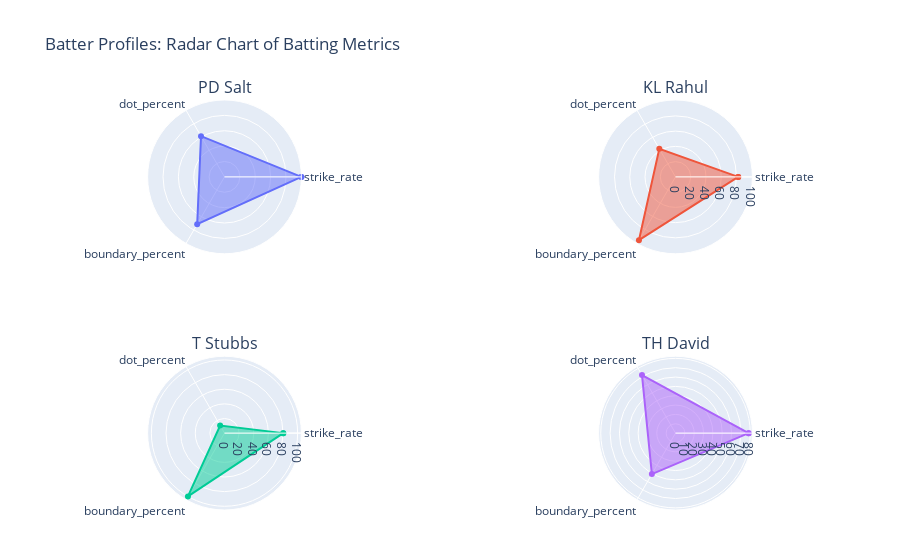

Here is the notebook cell this chart was saved with:
### Markdown cell above
lets visualize the performance profiles of the top 4 batters using radar charts to compare strike rate , dot ball % and boundary %

### Code cell
from plotly.subplots import make_subplots
from math import pi, ceil

metrics = ['strike_rate', 'dot_percent', 'boundary_percent']
top_batters_radar = batter_profiles.sort_values(by='strike_rate', ascending=False).head(4).copy()
normalized_profiles = top_batters_radar[['batter'] + metrics].copy()

for metric in metrics:
    max_val = batter_profiles[metric].max()
    normalized_profiles[metric] = (normalized_profiles[metric] / max_val) * 100

normalized_profiles.reset_index(drop=True, inplace=True)

num_batters = len(normalized_profiles)
rows = ceil(num_batters / 2)
cols = 2 if num_batters > 1 else 1

fig = make_subplots(
    rows=rows, cols=cols,
    specs=[[{'type': 'polar'}] * cols for _ in range(rows)],
    subplot_titles=normalized_profiles['batter'].tolist()
)

for i, row in normalized_profiles.iterrows():
    r = row[metrics].tolist() + [row[metrics[0]]]
    theta = metrics + [metrics[0]]

    subplot_row = (i // cols) + 1
    subplot_col = (i % cols) + 1

    fig.add_trace(
        go.Scatterpolar(
            r=r,
            theta=theta,
            fill='toself',
            name=row['batter'],
            hovertemplate='<b>%{theta}</b>: %{r:.1f}<extra></extra>'
        ),
        row=subplot_row, col=subplot_col
    )
fig.update_layout(
    title='Batter Profiles: Radar Chart of Batting Metrics',
    showlegend=False,
    height=400 * rows,
    polar=dict(
        radialaxis=dict(visible=True, range=[0, 100], showticklabels=False)
    ),
    margin=dict(l=40, r=40, t=100, b=50)
)

fig.show()

### Figure 1 — Plotly figure (JSON) as saved in the notebook; plotly's stock layout.template omitted (floating-point values rounded to 4 significant figures)
{"data": [{"fill": "toself", "hovertemplate": "<b>%{theta}</b>: %{r:.1f}<extra></extra>", "name": "PD Salt", "r": [100, 61.11, 71.06, 100], "subplot": "polar", "theta": ["strike_rate", "dot_percent", "boundary_percent", "strike_rate"], "type": "scatterpolar"}, {"fill": "toself", "hovertemplate": "<b>%{theta}</b>: %{r:.1f}<extra></extra>", "name": "KL Rahul", "r": [82.26, 42.5, 95.93, 82.26], "subplot": "polar2", "theta": ["strike_rate", "dot_percent", "boundary_percent", "strike_rate"], "type": "scatterpolar"}, {"fill": "toself", "hovertemplate": "<b>%{theta}</b>: %{r:.1f}<extra></extra>", "name": "T Stubbs", "r": [80.38, 11.96, 100, 80.38], "subplot": "polar3", "theta": ["strike_rate", "dot_percent", "boundary_percent", "strike_rate"], "type": "scatterpolar"}, {"fill": "toself", "hovertemplate": "<b>%{theta}</b>: %{r:.1f}<extra></extra>", "name": "TH David", "r": [78.26, 71.74, 50.6, 78.26], "subplot": "polar4", "theta": ["strike_rate", "dot_percent", "boundary_percent", "strike_rate"], "type": "scatterpolar"}], "layout": {"annotations": [{"font": {"size": 16}, "showarrow": false, "text": "PD Salt", "x": 0.225, "xanchor": "center", "xref": "paper", "y": 1, "yanchor": "bottom", "yref": "paper"}, {"font": {"size": 16}, "showarrow": false, "text": "KL Rahul", "x": 0.775, "xanchor": "center", "xref": "paper", "y": 1, "yanchor": "bottom", "yref": "paper"}, {"font": {"size": 16}, "showarrow": false, "text": "T Stubbs", "x": 0.225, "xanchor": "center", "xref": "paper", "y": 0.375, "yanchor": "bottom", "yref": "paper"}, {"font": {"size": 16}, "showarrow": false, "text": "TH David", "x": 0.775, "xanchor": "center", "xref": "paper", "y": 0.375, "yanchor": "bottom", "yref": "paper"}], "autosize": true, "margin": {"b": 50, "l": 40, "r": 40, "t": 100}, "polar": {"angularaxis": {"type": "category"}, "domain": {"x": [0, 0.45], "y": [0.625, 1]}, "radialaxis": {"autorange": false, "range": [0, 100], "showticklabels": false, "type": "linear", "visible": true}}, "polar2": {"angularaxis": {"type": "category"}, "domain": {"x": [0.55, 1], "y": [0.625, 1]}, "radialaxis": {"autorange": true, "range": [0, 98.97], "type": "linear"}}, "polar3": {"angularaxis": {"type": "category"}, "domain": {"x": [0, 0.45], "y": [0, 0.375]}, "radialaxis": {"autorange": true, "range": [0, 103.2], "type": "linear"}}, "polar4": {"angularaxis": {"type": "category"}, "domain": {"x": [0.55, 1], "y": [0, 0.375]}, "radialaxis": {"autorange": true, "range": [0, 80.75], "type": "linear"}}, "showlegend": false, "title": {"text": "Batter Profiles: Radar Chart of Batting Metrics"}}}
